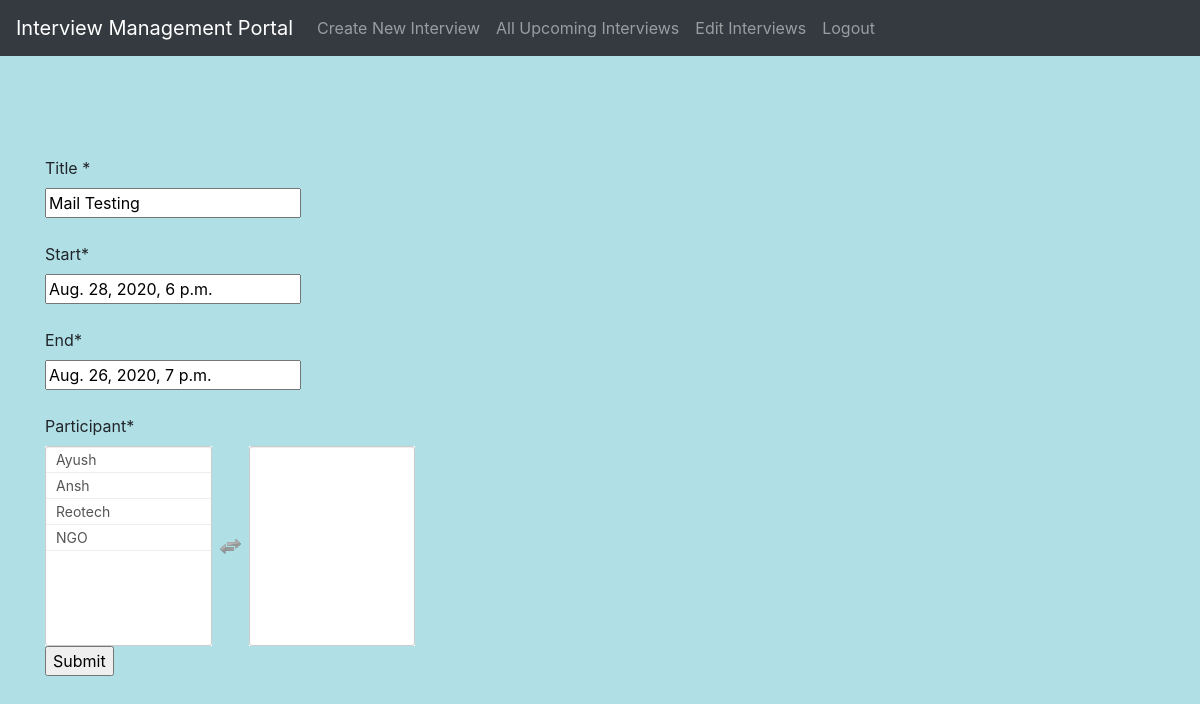
The app's page /home/update/13/ (signed in) with its own data.
### core/models.py (models this page shows, shortened)
class Interview(models.Model):
    name = models.CharField(max_length=50)
    participant = models.ManyToManyField("Participant", related_name = "interviews", through = 'ParticipantToInterview')
    start_time = models.DateTimeField()
    end_time = models.DateTimeField()

class Participant(models.Model):
    name = models.CharField(max_length=50)
    email = models.EmailField(max_length=150)
    def __str__(self):
        return self.name

### core/views.py (the view)
# urls.py: url(r'^home/update/(?P<pk>\d+)/$', views.update_one_interview_view, name = "update_one_interview"),
@login_required(login_url='/')
def update_one_interview_view(request, pk):
    interview_obj = Interview.objects.get(pk = pk)
    participants = Participant.objects.all()
    if request.method == 'POST':
        participant_pk = request.POST.getlist("participant")
        if (len(participant_pk) < 2):
                context = {
                    'obj' : interview_obj,
                    'participants' : participants,
                    'lessthantwo' : True,
                }
                return render(request,'edit_one_interview.html', context)
        start_time = request.POST.get('start')
        end_time = request.POST.get('end')
        title = request.POST.get('Title')
        start_time = convert_to_datetime(request,start_time)
        end_time = convert_to_datetime(request,end_time)
        if (start_time == "old"):
            start_time = interview_obj.start_time
        if (end_time == "old"):
            end_time = interview_obj.end_time
        invalid_ids = check_updates_conflicts(request, participant_pk, start_time, end_time, pk)
        if (len(invalid_ids) == 0):
            interview_obj.delete()
            interview_object_create(request, title, start_time, end_time, participant_pk)
            send_creation_mail(request, participant_pk,  start_time, end_time)
            return render(request,'edit_interviews.html')
        else:
            names = []
            for participant in invalid_ids:
                part_id = participant
                part_user = Participant.objects.get(id = part_id)
                names.append(part_user.name)
            context = {
                'obj' : interview_obj,
                'participants' : participants,
                'names' : names,
            }
            return render(request,'edit_one_interview.html', context)
    else:
        context = {
            'obj' : interview_obj,
            'participants' : participants,
        }
        return render(request,'edit_one_interview.html', context)

### core/templates/edit_one_interview.html (shortened to what this page needs)
{% load static %}
{% load crispy_forms_tags %}
<!DOCTYPE html>
<html lang="en">
<head>
    <link href="{% static 'css/multi-select.css' %}" media="screen" rel="stylesheet" type="text/css">
    <link rel="stylesheet" href="https://stackpath.bootstrapcdn.com/bootstrap/4.5.0/css/bootstrap.min.css">
    <link rel="stylesheet" href="https://cdnjs.cloudflare.com/ajax/libs/jquery-datetimepicker/2.5.20/jquery.datetimepicker.min.css" />
</head>
<body style="background-color:powderblue;">
    <nav class="navbar navbar-expand-lg navbar-dark bg-dark">
        <li class ="navbar-brand">Interview Management Portal</li>
        <div class="collapse navbar-collapse" id="navbarSupportedContent">
          <ul class="navbar-nav mr-auto">
            <li class="nav-item">
              <a class="nav-link" href="{% url 'create' %}">Create New Interview<span class="sr-only">(current)</span></a>
            </li>
            <li class="nav-item">
              <a class="nav-link" href="{% url 'all_interviews' %}">All Upcoming Interviews</a>
            </li>
            <li class="nav-item">
              <a class="nav-link" href="{% url 'update_interview' %}">Edit Interviews</a>
            </li>
            <li class="nav-item">
                <a class="nav-link" href="{% url 'logout' %}">Logout</a>
              </li>
          </ul>
        </div>
    </nav>
    <div class="container" style="margin-top: 100px;">
        <form method="POST">
            <div id="div_id_Title" class="control-group">
                <label for="id_Title" class="control-label requiredField"> Title <span class="asteriskField">*</span></label>
                <div class="controls">
                    <input type="text" name="Title" maxlength="50" class="textinput textInput" required id="id_Title" value = "{{obj.name}}">
                </div>
            </div>
            <br>
            <div id="div_id_start" class="control-group">
                <label for="id_start" class="control-label requiredField">Start<span class="asteriskField">*</span> </label>
                <div class="controls">
                    <input type="text" name="start" class="datetimeinput" required id="id_start", value = "{{obj.start_time}}">
                </div>
            </div>
            <br>
            <div id="div_id_end" class="control-group">
                <label for="id_end" class="control-label requiredField"> End<span class="asteriskField">*</span> </label>
                <div class="controls">
                    <input type="text" name="end" class="datetimeinput" required id="id_end",  value = "{{obj.end_time}}">
                </div>
            </div>
            <br>
            <div id="div_id_participant" class="control-group">
                <label for="id_participant" class="control-label requiredField"> Participant<span class="asteriskField">*</span> </label>
                <div class="controls">
                    <select name="participant" class="selectmultiple" required id="id_participant" multiple>
                        {% for participant in participants %}
                            <option value="{{participant.id}}"> {{participant}} </option>
                        {% endfor %}
                    </select>
                </div>
            </div>
            <input type="submit" name="Submit" value="Submit">
        </form>
    </div>
</body>
</html>

### core/static/css/multi-select.css (style rules this page uses)
.ms-container .ms-selectable li.ms-elem-selectable, .ms-container .ms-selection li.ms-elem-selection { border-bottom: 1px #eee solid; padding: 2px 10px; color: #555; font-size: 14px; }

### records on screen
Interview: Title "Mail Testing", start "Aug. 28, 2020, 6 p.m.", end "Aug. 26, 2020, 7 p.m."
Participant: {{ participant.id }} 1 (drawn)
Participant: {{ participant.id }} 2 (drawn)
Participant: {{ participant.id }} 3 (drawn)
Participant: {{ participant.id }} 4 (drawn)
